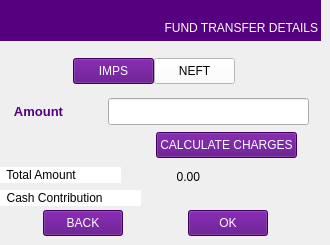
   <widget class="QWidget" name="IMPS_NEFT_Select_page">
    <widget class="QPushButton" name="Calculate_charge_button">
     <property name="geometry">
      <rect>
       <x>156</x>
       <y>132</y>
       <width>141</width>
       <height>26</height>
      </rect>
     </property>
     <property name="styleSheet">
      <string notr="true">color: rgb(255, 255, 255);
background-color: rgb(85, 0, 127);
font: 75 11pt &quot;Sans Serif&quot;;</string>
     </property>
     <property name="text">
      <string>CALCULATE CHARGES</string>
     </property>
    </widget>
    <widget class="QPushButton" name="NEFT_Button">
     <property name="enabled">
      <bool>true</bool>
     </property>
     <property name="geometry">
      <rect>
       <x>154</x>
       <y>58</y>
       <width>81</width>
       <height>26</height>
      </rect>
     </property>
     <property name="styleSheet">
      <string notr="true">color: rgb(0, 0, 0);
background-color: rgb(255, 255, 255);
font: 75 11pt &quot;Sans Serif&quot;;</string>
     </property>
     <property name="text">
      <string>NEFT</string>
     </property>
    </widget>
    <widget class="QLabel" name="lbl_TotalAmount">
     <property name="geometry">
      <rect>
       <x>150</x>
       <y>167</y>
       <width>151</width>
       <height>20</height>
      </rect>
     </property>
     <property name="text">
      <string>        0.00</string>
     </property>
    </widget>
    <widget class="QPushButton" name="IMPS_Select_Button">
     <property name="geometry">
      <rect>
       <x>73</x>
       <y>58</y>
       <width>81</width>
       <height>26</height>
      </rect>
     </property>
     <property name="styleSheet">
      <string notr="true">color: rgb(255, 255, 255);
background-color: rgb(85, 0, 127);
font: 75 11pt &quot;Sans Serif&quot;;</string>
     </property>
     <property name="text">
      <string>IMPS</string>
     </property>
    </widget>
    <widget class="QLabel" name="lbl_CashContribution">
     <property name="geometry">
      <rect>
       <x>150</x>
       <y>190</y>
       <width>151</width>
       <height>20</height>
      </rect>
     </property>
     <property name="text">
      <string/>
     </property>
    </widget>
    <widget class="QLabel" name="Total_label">
     <property name="geometry">
      <rect>
       <x>0</x>
       <y>167</y>
       <width>121</width>
       <height>16</height>
      </rect>
     </property>
     <property name="styleSheet">
      <string notr="true">color: rgb(0, 0, 0);
font: 75 11pt &quot;Sans Serif&quot;;
background-color: rgb(255, 255, 255);</string>
     </property>
     <property name="text">
      <string>  Total Amount</string>
     </property>
    </widget>
    <widget class="QPushButton" name="Ok_IMPS_Button">
     <property name="geometry">
      <rect>
       <x>188</x>
       <y>210</y>
       <width>80</width>
       <height>26</height>
      </rect>
     </property>
     <property name="styleSheet">
      <string notr="true">color: rgb(255, 255, 255);
background-color: rgb(85, 0, 127);
font: 75 11pt &quot;Sans Serif&quot;;</string>
     </property>
     <property name="text">
      <string>OK</string>
     </property>
    </widget>
    <widget class="QLabel" name="Cash_contri_label">
     <property name="geometry">
      <rect>
       <x>0</x>
       <y>190</y>
       <width>141</width>
       <height>16</height>
      </rect>
     </property>
     <property name="styleSheet">
      <string notr="true">color: rgb(0, 0, 0);
font: 75 11pt &quot;Sans Serif&quot;;
background-color: rgb(255, 255, 255);</string>
     </property>
     <property name="text">
      <string>  Cash Contribution</string>
     </property>
    </widget>
    <widget class="QLabel" name="Fund_Amount_label">
     <property name="geometry">
      <rect>
       <x>0</x>
       <y>101</y>
       <width>101</width>
       <height>21</height>
      </rect>
     </property>
     <property name="font">
      <font>
       <pointsize>10</pointsize>
       <weight>75</weight>
       <bold>true</bold>
      </font>
     </property>
     <property name="styleSheet">
      <string notr="true">color: rgb(85, 0, 127);</string>
     </property>
     <property name="text">
      <string>    Amount</string>
     </property>
    </widget>
    <widget class="QLineEdit" name="Fund_transfer_amount_edit">
     <property name="geometry">
      <rect>
       <x>108</x>
       <y>98</y>
       <width>201</width>
       <height>27</height>
      </rect>
     </property>
     <property name="inputMethodHints">
      <set>Qt::ImhDigitsOnly</set>
     </property>
     <property name="maxLength">
      <number>12</number>
     </property>
    </widget>
    <widget class="QPushButton" name="Previous_IMPS_Button">
     <property name="geometry">
      <rect>
       <x>43</x>
       <y>210</y>
       <width>80</width>
       <height>26</height>
      </rect>
     </property>
     <property name="styleSheet">
      <string notr="true">color: rgb(255, 255, 255);
background-color: rgb(85, 0, 127);
font: 75 11pt &quot;Sans Serif&quot;;</string>
     </property>
     <property name="text">
      <string>BACK</string>
     </property>
    </widget>
    <widget class="QLabel" name="Personal_detail_label2_14">
     <property name="geometry">
      <rect>
       <x>128</x>
       <y>20</y>
       <width>190</width>
       <height>16</height>
      </rect>
     </property>
     <property name="styleSheet">
      <string notr="true">color: rgb(255, 255, 255);
background-color: rgb(85, 0, 127);
font: 75 11pt &quot;Sans Serif&quot;;</string>
     </property>
     <property name="text">
      <string>FUND TRANSFER DETAILS</string>
     </property>
     <property name="alignment">
      <set>Qt::AlignRight|Qt::AlignTrailing|Qt::AlignVCenter</set>
     </property>
    </widget>
    <widget class="QLabel" name="Customer_Name_label_25">
     <property name="geometry">
      <rect>
       <x>0</x>
       <y>0</y>
       <width>321</width>
       <height>41</height>
      </rect>
     </property>
     <property name="styleSheet">
      <string notr="true">color: rgb(255, 255, 255);
background-color: rgb(85, 0, 127);
font: 75 11pt &quot;Sans Serif&quot;;</string>
     </property>
     <property name="text">
      <string/>
     </property>
     <property name="textFormat">
      <enum>Qt::AutoText</enum>
     </property>
    </widget>
    <widget class="QLabel" name="FinoLogo_7">
     <property name="geometry">
      <rect>
       <x>0</x>
       <y>0</y>
       <width>71</width>
       <height>35</height>
      </rect>
     </property>
     <property name="autoFillBackground">
      <bool>false</bool>
     </property>
     <property name="styleSheet">
      <string notr="true">background-color: rgb(85, 0, 127);</string>
     </property>
     <property name="text">
      <string/>
     </property>
     <property name="pixmap">
      <pixmap resource="fino.qrc">:/Fino/Icons/finoW.png</pixmap>
     </property>
     <property name="scaledContents">
      <bool>true</bool>
     </property>
     <property name="alignment">
      <set>Qt::AlignCenter</set>
     </property>
    </widget>
    <zorder>Customer_Name_label_25</zorder>
    <zorder>Calculate_charge_button</zorder>
    <zorder>NEFT_Button</zorder>
    <zorder>lbl_TotalAmount</zorder>
    <zorder>IMPS_Select_Button</zorder>
    <zorder>lbl_CashContribution</zorder>
    <zorder>Total_label</zorder>
    <zorder>Ok_IMPS_Button</zorder>
    <zorder>Cash_contri_label</zorder>
    <zorder>Fund_Amount_label</zorder>
    <zorder>Fund_transfer_amount_edit</zorder>
    <zorder>Previous_IMPS_Button</zorder>
    <zorder>Personal_detail_label2_14</zorder>
    <zorder>FinoLogo_7</zorder>
   </widget>
